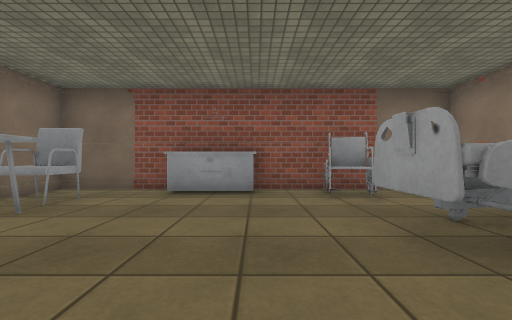
View 1 (above)

24 first-person views from a walk through a Unity game level. The camera is 0.72 m above the floor, looks level and sees 90° across. The floor is counted in squares, 1 m on a side. Each view is taken from the middle of a square. On the plan, view 1 faces up. The plan holds only what a view shows up to about 9 squares ahead; the rest is blank. The place goes on beyond the plan. Door leaves are left out, so doorways stand open. Some surface patterns are stand-ins.

View 2
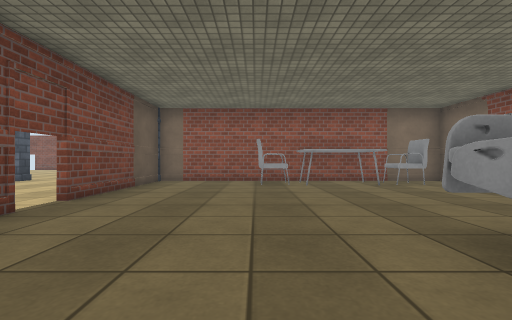

View 3
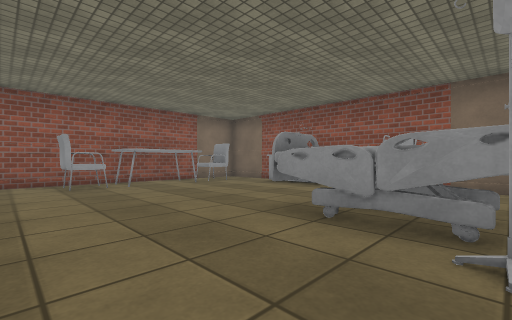

View 4
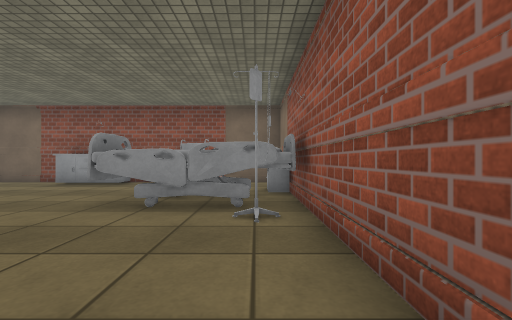

View 5
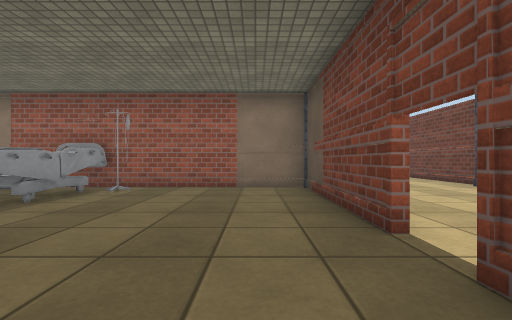

View 6
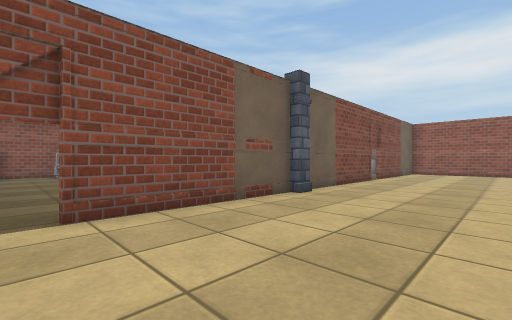

View 7
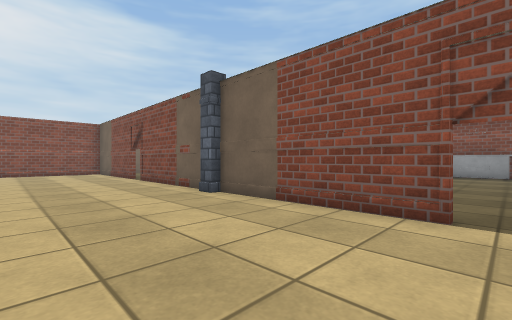

View 8
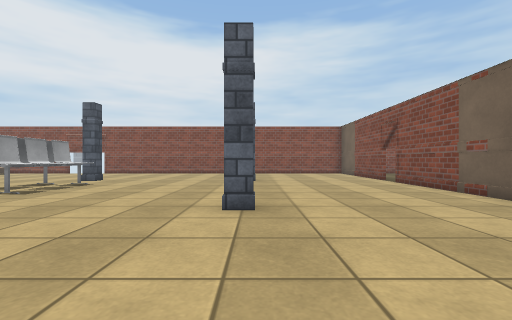

View 9
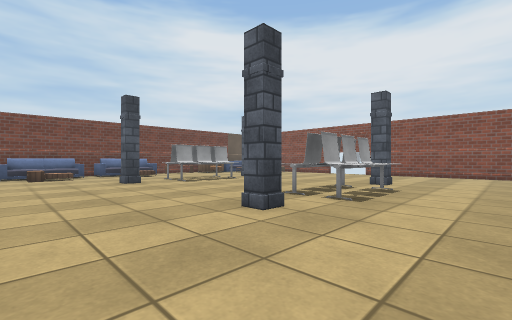

View 10
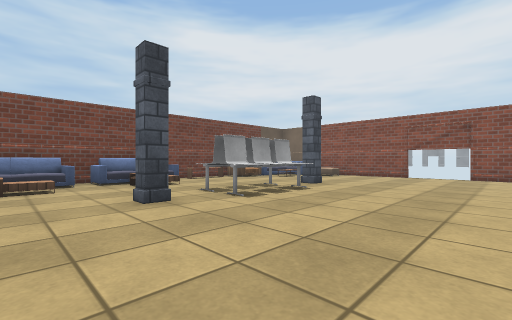

View 11
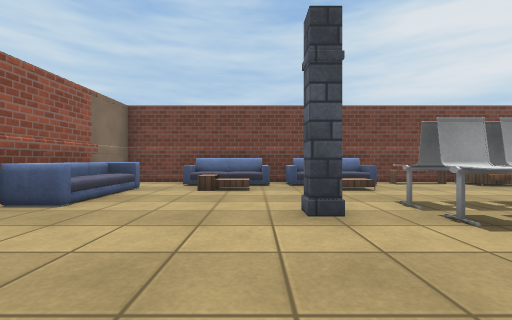

View 12
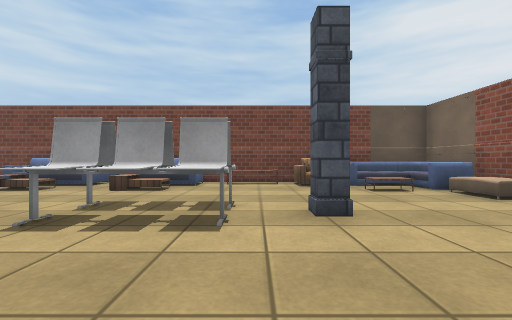

View 13
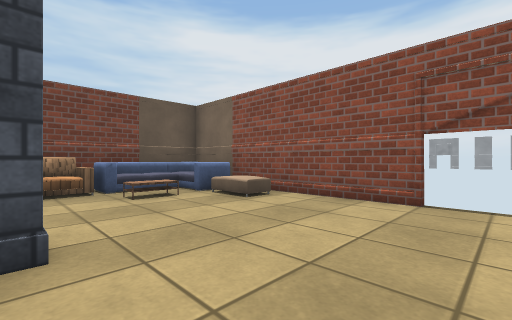

View 14
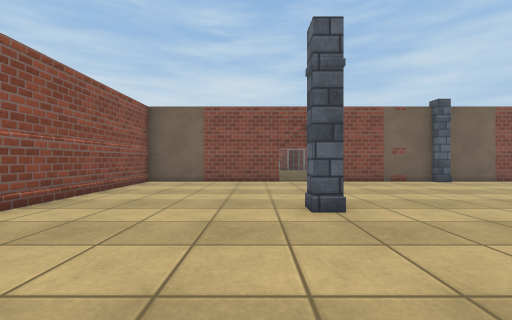

View 15
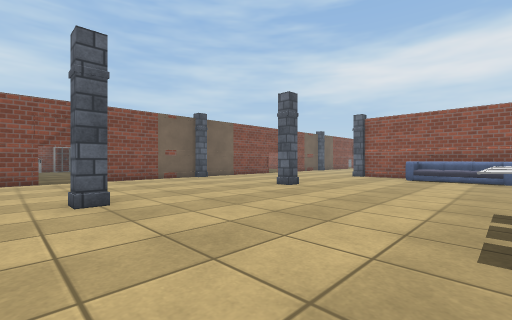

View 16
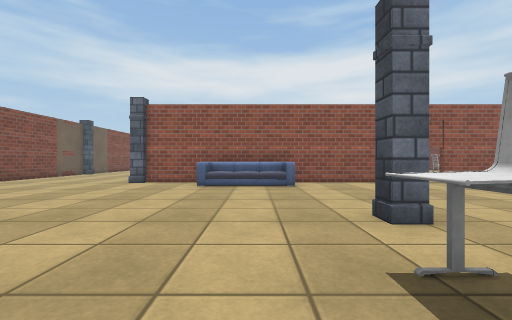

View 17
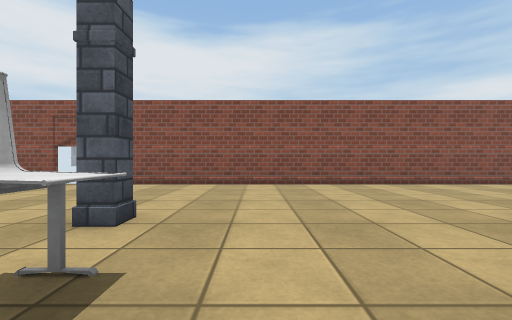

View 18
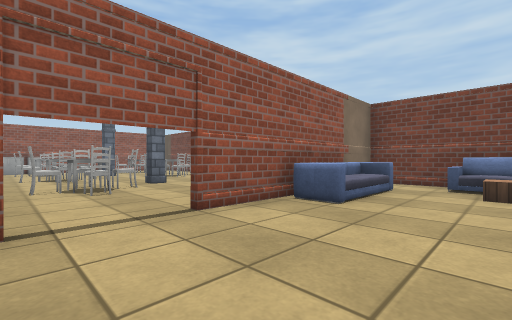

View 19
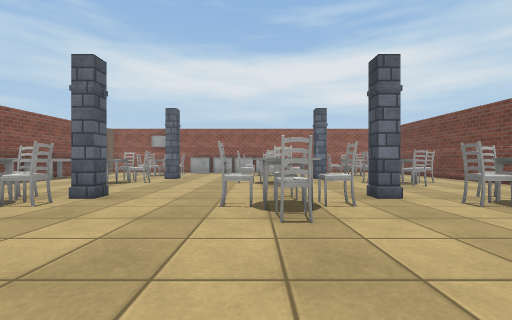

View 20
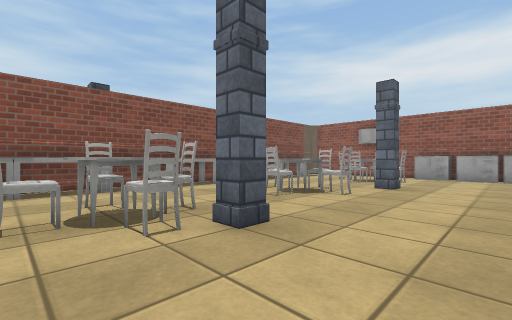

View 21
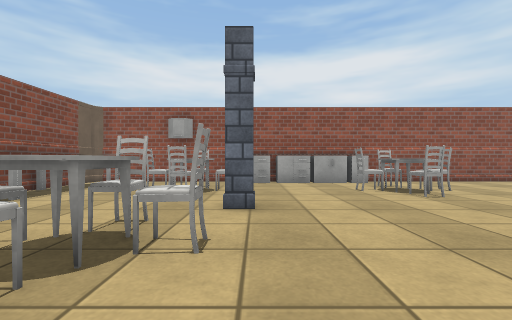

View 22
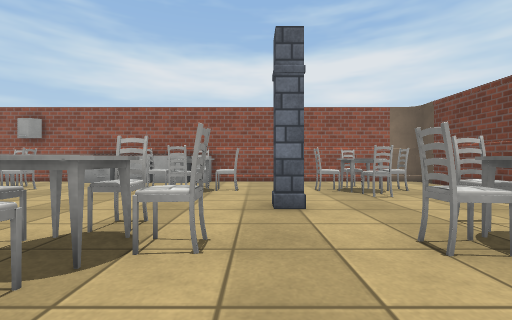

View 23
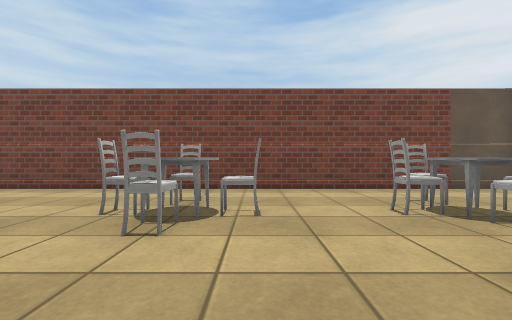

View 24
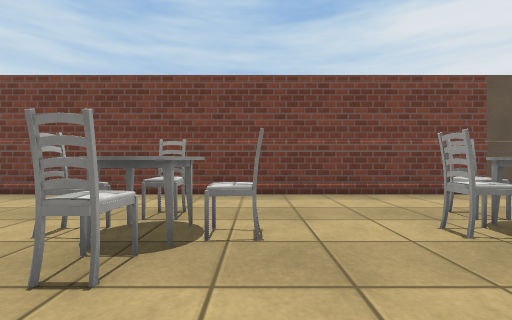

### Floor plan
Points are (right, up) in squares from view 1. A wall is a line through its corners. A room is listed if a view was taken in it or the views show most of it. See-through windows are left out.
Room 1 (views 1, 2, 3, 4, 5)
walls: (2.3, 5) (2.4, 5.6) (1.6, 5.8); (2.3, 5) (1.4, 5.2); (4.3, 1.2) (3.8, 1.2); (-2.4, 6.3) (-4.8, 6.3) (-4.8, -3.3) (-0.4, -3.3); (0.4, -3.3) (4.8, -3.3) (4.8, 4); (4.4, 6.3) (0.5, 6.3)
ways out: open door at (0, -3) to room 3
objects: chair (-4, 0) to (-4, 1); chair (-4, 4) to (-4, 5); table (-3, 2) to (-3, 3); cabinet (-2, 6) to (0, 6); bed (2, 2) to (4, 3); cabinet (4, 4)
Room 2 (views 6, 7, 8, 9, 10, 11, 12, 13, 14, 15, 16, 17, 18)
walls: (0.2, -16.1) (0.2, -8.5); (-14.6, -17.9) (-14.6, -24.4); (-5.6, -24.4) (0.2, -24.4) (0.2, -17.9); (-10.1, -3.5) (-14.6, -3.5) (-14.6, -16); (-10.9, -24.4) (-7.2, -24.4); (-0.4, -3.5) (-9.2, -3.5)
ways out: opening at (0, -17) to room 3; opening at (0.2, -5.5) to room 3; open door at (-15, -17); gap at (-9.5, -3)
objects: sofa (-14, -24) to (-12, -22); other object (-14, -21); table (-12, -22); chair (-11, -24) to (-10, -23); pillar (-10, -19); pillar (-10, -14); pillar (-10, -8); table (-9, -24); bench (-8, -20) to (-7, -20); bench (-8, -19) to (-7, -19); bench (-8, -14) to (-7, -14); bench (-8, -13) to (-7, -13); sofa (-7, -24) to (-5, -23); table (-7, -23) to (-6, -22); pillar (-5, -19); pillar (-5, -14); pillar (-5, -8); pillar (-5, -4); sofa (-4, -24) to (-2, -23); table (-4, -23) to (-3, -22); sofa (-1, -23) to (-1, -20); sofa (-1, -13) to (-1, -11); pillar (0, -8)
Room 3 (views 19, 20, 21, 22, 23, 24)
walls: (9.3, -3.5) (0.4, -3.5); (0.6, -24.4) (14.4, -24.4); (14.6, -24.1) (14.6, -8.9)
ways out: open door at (0, -3) to room 1; opening at (0, -17) to room 2; opening at (0.2, -5.5) to room 2; open door at (9.5, -3)
objects: table (2, -9) to (3, -9); other object (3, -21); chair (3, -17); chair (3, -12); chair (4, -22); chair (4, -21); chair (4, -18); chair (4, -17); chair (4, -13); chair (4, -12); table (4, -9); chair (5, -21); pillar (5, -19); chair (5, -17); pillar (5, -14); chair (5, -12); table (5, -9) to (6, -9); pillar (5, -8); pillar (5, -4); chair (7, -21); chair (7, -17); chair (7, -12); table (7, -9); chair (8, -22); chair (8, -21); chair (8, -18); chair (8, -17); chair (8, -13); chair (8, -12); other object (8, -9) to (9, -9); chair (9, -21); chair (9, -17); chair (9, -12); pillar (10, -19); pillar (10, -14); table (10, -9); chair (11, -21); chair (11, -17); chair (11, -12); table (11, -9) to (12, -9); chair (12, -22); chair (12, -21); chair (12, -18); chair (12, -17); chair (12, -13); chair (12, -12); chair (13, -21); chair (13, -17); other object (13, -12); other object (13, -9) to (14, -9); table (14, -17) to (14, -16); table (14, -15); table (14, -14)

Where each view was taken, in squares from view 1:
view 1: 0 up, 0 right, facing up
view 2: 0 up, 4 right, facing left
view 3: 1 down, 4 right, facing up-left
view 4: 2 down, 4 right, facing up
view 5: 2 down, 2 left, facing right
view 6: 7 down, 0 right, facing up-right
view 7: 7 down, 0 right, facing up-left
view 8: 8 down, 1 left, facing left
view 9: 11 down, 2 left, facing down-left
view 10: 15 down, 3 left, facing down-left
view 11: 16 down, 4 left, facing down
view 12: 16 down, 9 left, facing down
view 13: 17 down, 10 left, facing down-left
view 14: 12 down, 11 left, facing up
view 15: 13 down, 11 left, facing up-right
view 16: 12 down, 8 left, facing right
view 17: 12 down, 7 left, facing left
view 18: 16 down, 3 left, facing down-right
view 19: 17 down, 0 right, facing right
view 20: 16 down, 3 right, facing up-right
view 21: 14 down, 6 right, facing right
view 22: 19 down, 6 right, facing right
view 23: 18 down, 7 right, facing down
view 24: 19 down, 7 right, facing down
